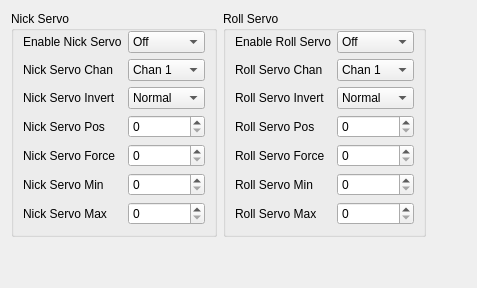
       <widget class="QWidget" name="camServos">
        <attribute name="title">
         <string>Cam Servos</string>
        </attribute>
        <layout class="QGridLayout" name="gridLayout_50">
         <item row="0" column="0">
          <widget class="QGroupBox" name="NickServo">
           <property name="title">
            <string>Nick Servo</string>
           </property>
           <layout class="QGridLayout" name="gridLayout_41">
            <property name="topMargin">
             <number>0</number>
            </property>
            <item row="0" column="0">
             <widget class="QLabel" name="label_56">
              <property name="text">
               <string>Enable Nick Servo</string>
              </property>
             </widget>
            </item>
            <item row="0" column="1">
             <widget class="QComboBox" name="enableNickServo">
              <item>
               <property name="text">
                <string>Off</string>
               </property>
              </item>
              <item>
               <property name="text">
                <string>On</string>
               </property>
              </item>
             </widget>
            </item>
            <item row="1" column="0">
             <widget class="QLabel" name="label_62">
              <property name="text">
               <string>Nick Servo Chan</string>
              </property>
             </widget>
            </item>
            <item row="3" column="0">
             <widget class="QLabel" name="label_74">
              <property name="text">
               <string>Nick Servo Pos</string>
              </property>
             </widget>
            </item>
            <item row="3" column="1">
             <widget class="QSpinBox" name="nickServoPos">
              <property name="maximum">
               <number>250</number>
              </property>
             </widget>
            </item>
            <item row="4" column="0">
             <widget class="QLabel" name="label_59">
              <property name="text">
               <string>Nick Servo Force</string>
              </property>
             </widget>
            </item>
            <item row="4" column="1">
             <widget class="QSpinBox" name="nickServoForce">
              <property name="maximum">
               <number>250</number>
              </property>
             </widget>
            </item>
            <item row="5" column="0">
             <widget class="QLabel" name="label_57">
              <property name="text">
               <string>Nick Servo Min</string>
              </property>
             </widget>
            </item>
            <item row="5" column="1">
             <widget class="QSpinBox" name="nickServoMin">
              <property name="minimum">
               <number>0</number>
              </property>
              <property name="maximum">
               <number>250</number>
              </property>
             </widget>
            </item>
            <item row="6" column="0">
             <widget class="QLabel" name="label_58">
              <property name="text">
               <string>Nick Servo Max</string>
              </property>
             </widget>
            </item>
            <item row="6" column="1">
             <widget class="QSpinBox" name="nickServoMax">
              <property name="maximum">
               <number>250</number>
              </property>
             </widget>
            </item>
            <item row="1" column="1">
             <widget class="QComboBox" name="nickServoChan">
              <item>
               <property name="text">
                <string>Chan 1</string>
               </property>
              </item>
              <item>
               <property name="text">
                <string>Chan 2</string>
               </property>
              </item>
              <item>
               <property name="text">
                <string>Chan 3</string>
               </property>
              </item>
              <item>
               <property name="text">
                <string>Chan 4</string>
               </property>
              </item>
              <item>
               <property name="text">
                <string>Chan 5</string>
               </property>
              </item>
              <item>
               <property name="text">
                <string>Chan 6</string>
               </property>
              </item>
              <item>
               <property name="text">
                <string>Chan 7</string>
               </property>
              </item>
              <item>
               <property name="text">
                <string>Chan 8</string>
               </property>
              </item>
              <item>
               <property name="text">
                <string>Chan 9</string>
               </property>
              </item>
              <item>
               <property name="text">
                <string>Chan 10</string>
               </property>
              </item>
              <item>
               <property name="text">
                <string>Chan 11</string>
               </property>
              </item>
             </widget>
            </item>
            <item row="2" column="0">
             <widget class="QLabel" name="label_61">
              <property name="text">
               <string>Nick Servo Invert</string>
              </property>
             </widget>
            </item>
            <item row="2" column="1">
             <widget class="QComboBox" name="nickServoInvert">
              <item>
               <property name="text">
                <string>Normal</string>
               </property>
              </item>
              <item>
               <property name="text">
                <string>Invers</string>
               </property>
              </item>
             </widget>
            </item>
           </layout>
          </widget>
         </item>
         <item row="0" column="1">
          <widget class="QGroupBox" name="rollServo">
           <property name="title">
            <string>Roll Servo</string>
           </property>
           <layout class="QGridLayout" name="gridLayout_49">
            <property name="topMargin">
             <number>0</number>
            </property>
            <item row="0" column="0" colspan="2">
             <widget class="QLabel" name="label_70">
              <property name="text">
               <string>Enable Roll Servo</string>
              </property>
             </widget>
            </item>
            <item row="4" column="0" colspan="2">
             <widget class="QLabel" name="label_73">
              <property name="text">
               <string>Roll Servo Force</string>
              </property>
             </widget>
            </item>
            <item row="4" column="2">
             <widget class="QSpinBox" name="rollServoForce">
              <property name="maximum">
               <number>250</number>
              </property>
             </widget>
            </item>
            <item row="5" column="0" colspan="2">
             <widget class="QLabel" name="label_71">
              <property name="text">
               <string>Roll Servo Min</string>
              </property>
             </widget>
            </item>
            <item row="5" column="2">
             <widget class="QSpinBox" name="rollServoMin">
              <property name="minimum">
               <number>0</number>
              </property>
              <property name="maximum">
               <number>250</number>
              </property>
             </widget>
            </item>
            <item row="6" column="0" colspan="2">
             <widget class="QLabel" name="label_72">
              <property name="text">
               <string>Roll Servo Max</string>
              </property>
             </widget>
            </item>
            <item row="6" column="2">
             <widget class="QSpinBox" name="rollServoMax">
              <property name="maximum">
               <number>250</number>
              </property>
             </widget>
            </item>
            <item row="0" column="2">
             <widget class="QComboBox" name="enableRollServo">
              <item>
               <property name="text">
                <string>Off</string>
               </property>
              </item>
              <item>
               <property name="text">
                <string>On</string>
               </property>
              </item>
             </widget>
            </item>
            <item row="1" column="0">
             <widget class="QLabel" name="label_76">
              <property name="text">
               <string>Roll Servo Chan</string>
              </property>
             </widget>
            </item>
            <item row="3" column="0">
             <widget class="QLabel" name="label_145">
              <property name="text">
               <string>Roll Servo Pos</string>
              </property>
             </widget>
            </item>
            <item row="3" column="2">
             <widget class="QSpinBox" name="rollServoPos">
              <property name="maximum">
               <number>250</number>
              </property>
             </widget>
            </item>
            <item row="1" column="2">
             <widget class="QComboBox" name="rollServoChan">
              <item>
               <property name="text">
                <string>Chan 1</string>
               </property>
              </item>
              <item>
               <property name="text">
                <string>Chan 2</string>
               </property>
              </item>
              <item>
               <property name="text">
                <string>Chan 3</string>
               </property>
              </item>
              <item>
               <property name="text">
                <string>Chan 4</string>
               </property>
              </item>
              <item>
               <property name="text">
                <string>Chan 5</string>
               </property>
              </item>
              <item>
               <property name="text">
                <string>Chan 6</string>
               </property>
              </item>
              <item>
               <property name="text">
                <string>Chan 7</string>
               </property>
              </item>
              <item>
               <property name="text">
                <string>Chan 8</string>
               </property>
              </item>
              <item>
               <property name="text">
                <string>Chan 9</string>
               </property>
              </item>
              <item>
               <property name="text">
                <string>Chan 10</string>
               </property>
              </item>
              <item>
               <property name="text">
                <string>Chan 11</string>
               </property>
              </item>
             </widget>
            </item>
            <item row="2" column="0">
             <widget class="QLabel" name="label_75">
              <property name="text">
               <string>Roll Servo Invert</string>
              </property>
             </widget>
            </item>
            <item row="2" column="2">
             <widget class="QComboBox" name="rollServoInvert">
              <item>
               <property name="text">
                <string>Normal</string>
               </property>
              </item>
              <item>
               <property name="text">
                <string>Invers</string>
               </property>
              </item>
             </widget>
            </item>
           </layout>
          </widget>
         </item>
         <item row="0" column="2">
          <spacer name="horizontalSpacer_9">
           <property name="orientation">
            <enum>Qt::Horizontal</enum>
           </property>
           <property name="sizeHint" stdset="0">
            <size>
             <width>40</width>
             <height>20</height>
            </size>
           </property>
          </spacer>
         </item>
         <item row="1" column="0">
          <spacer name="verticalSpacer_3">
           <property name="orientation">
            <enum>Qt::Vertical</enum>
           </property>
           <property name="sizeHint" stdset="0">
            <size>
             <width>20</width>
             <height>40</height>
            </size>
           </property>
          </spacer>
         </item>
        </layout>
       </widget>
